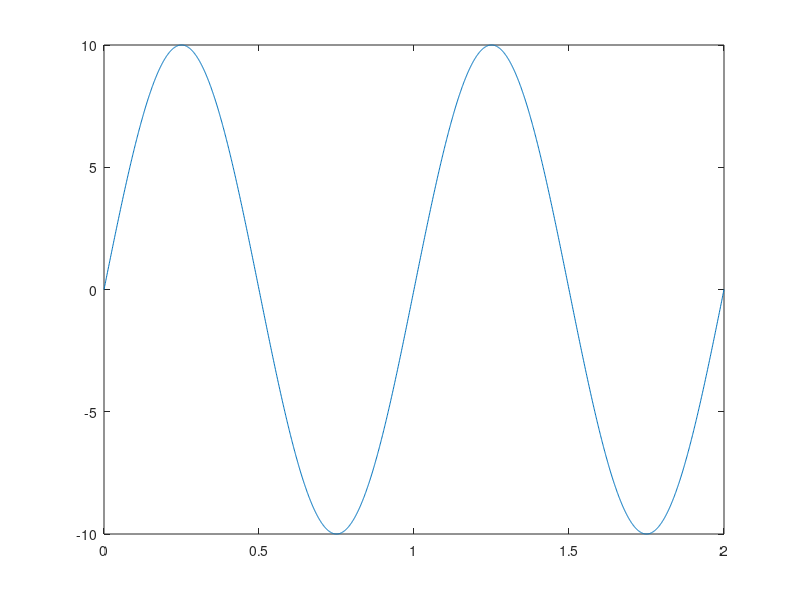
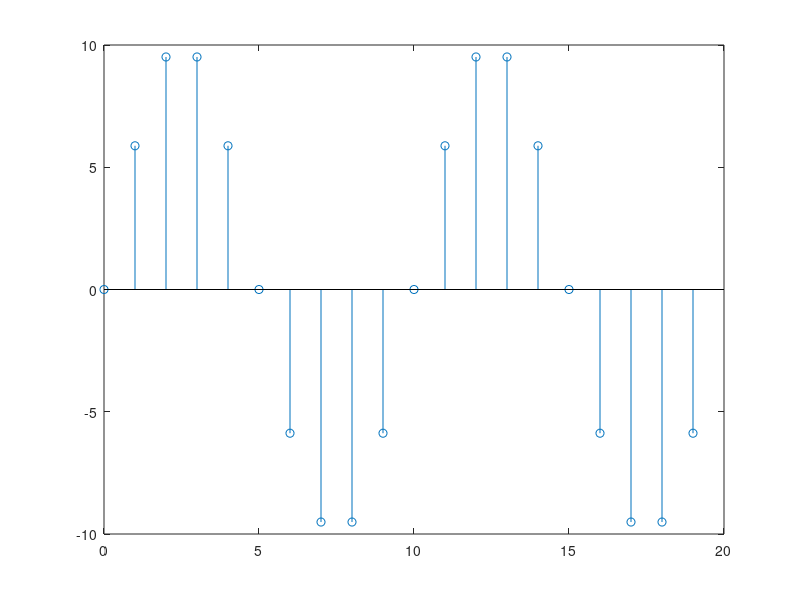

Source code (MATLAB) for these figures, in order:

t=0:0.001:2;
F = 1;
y=10*sin(2*pi*F*t);

figure;
plot(t,y);

Fs = 10;
n = 0:(2*Fs)-1;
%%f = n/Fs;
ys = 10*sin(2*pi*F*n/Fs);

figure;
stem(n,ys);